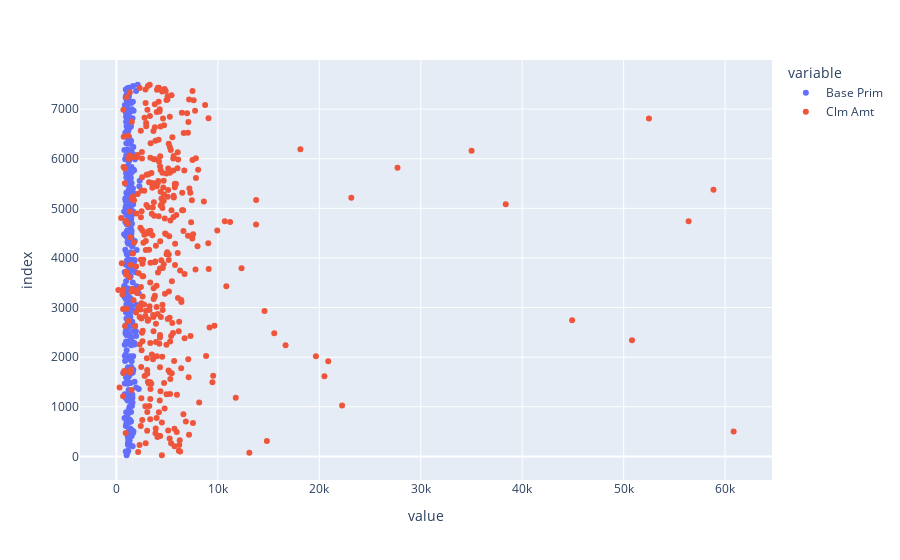

This figure's notebook cell:
### Code cell
px.scatter(prob_data, x=["Base Prim","Clm Amt"])

### Figure 1 — Plotly figure (JSON) as saved in the notebook; plotly's stock layout.template omitted (floating-point values rounded to 4 significant figures; data arrays with more than 128 entries replaced by an {"elided": "..."} marker saying what was removed)
{"data": [{"hovertemplate": "variable=Base Prim<br>value=%{x}<br>index=%{y}<extra></extra>", "legendgroup": "Base Prim", "marker": {"color": "#636efa", "symbol": "circle"}, "mode": "markers", "name": "Base Prim", "orientation": "h", "showlegend": true, "type": "scatter", "x": {"elided": "386 float values"}, "xaxis": "x", "y": {"elided": "386 int values"}, "yaxis": "y"}, {"hovertemplate": "variable=Clm Amt<br>value=%{x}<br>index=%{y}<extra></extra>", "legendgroup": "Clm Amt", "marker": {"color": "#EF553B", "symbol": "circle"}, "mode": "markers", "name": "Clm Amt", "orientation": "h", "showlegend": true, "type": "scatter", "x": {"elided": "386 int values"}, "xaxis": "x", "y": {"elided": "386 int values"}, "yaxis": "y"}], "layout": {"legend": {"title": {"text": "variable"}, "tracegroupgap": 0}, "margin": {"t": 60}, "xaxis": {"anchor": "y", "domain": [0, 1], "title": {"text": "value"}}, "yaxis": {"anchor": "x", "domain": [0, 1], "title": {"text": "index"}}}}
